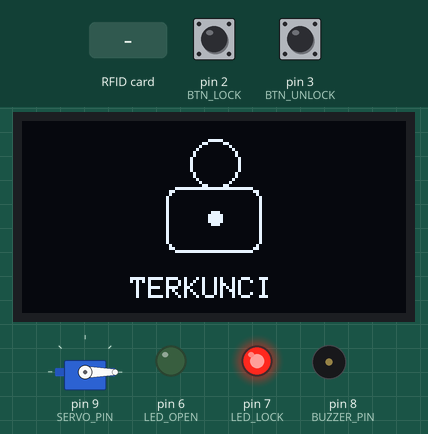
Simulated run of this program. Board: Arduino Mega 2560, built with avr-gcc and run on an emulated ATmega2560. Parts: servo, 128×64 one-colour display, output pins drawn as LEDs (lit = HIGH), buzzer (waves = sounding). Inputs (shaded band) come from the test bench; at power-on: pin 2 (BTN_LOCK) HIGH, pin 3 (BTN_UNLOCK) HIGH. Pins used as bus, display or sensor lines are not drawn; what the program prints to the serial monitor is not drawn.

Above: at 1.4 s.
1.5 s: RFID card 01 02 03 04 held to the reader
At 3.2 s:
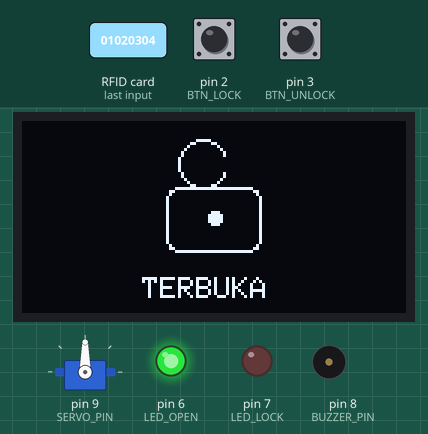
3.5 s: pin 2 (BTN_LOCK) pulled LOW for 0.15 s
At 4.4 s:
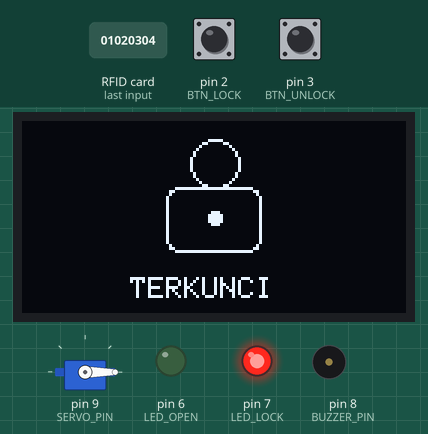
5.1 s: RFID card 5E 7A 19 C4 held to the reader
At 6.7 s:
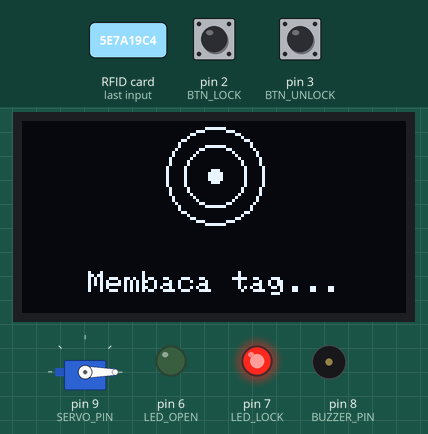
8.1 s: pin 3 (BTN_UNLOCK) pulled LOW for 0.15 s
At 8.37 s:
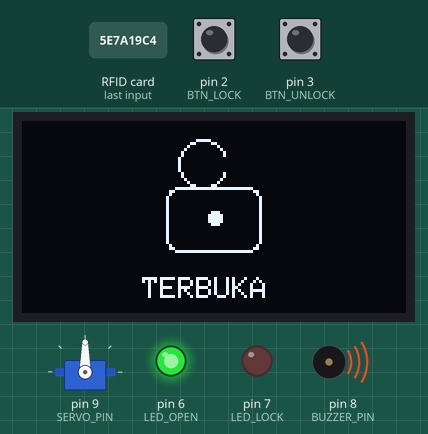
9.9 s: RFID card 01 02 03 04 held to the reader
At 10.4 s:
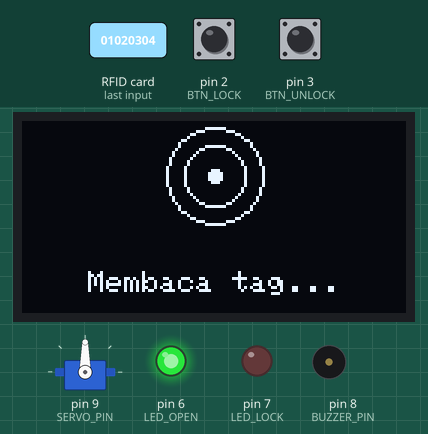
11.4 s: pin 2 (BTN_LOCK) pulled LOW for 1 s
At 13.0 s:
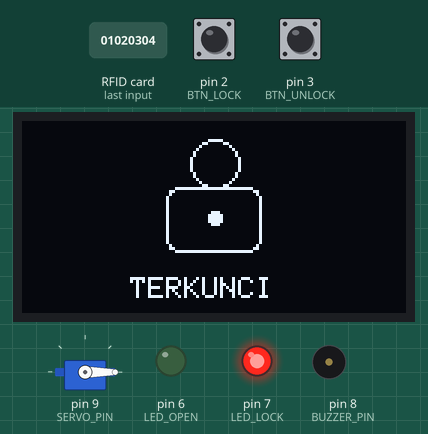
Timing chart, 0 to 14.5 s (numbered marks = the images above; inputs shaded):
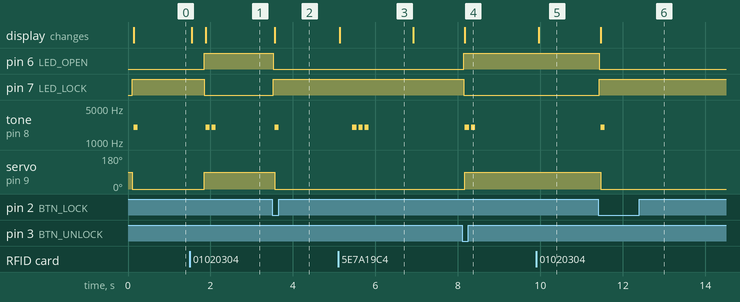

Measured:
- after the input at 1.5 s, pin 6 (LED_OPEN): LOW → HIGH after 0.35 s; pin 7 (LED_LOCK): HIGH → LOW after 0.35 s
- after the input at 3.5 s, pin 6 (LED_OPEN): HIGH → LOW at once; pin 7 (LED_LOCK): LOW → HIGH at once; tone on pin 8 (BUZZER_PIN): silent → 2000 Hz after 0.05 s, → silent 0.10 s later; servo on pin 9 (SERVO_PIN): 90° → 0° after 0.05 s; the display: changes after 0.05 s (image 2)
- after the input at 5.1 s, tone on pin 8 (BUZZER_PIN): alternates 2000 Hz for 0.10 s and silent for 0.05 s, 6 changes in all, then stays silent, starting after 0.34 s; the display: changes at once (image 3)
- after the input at 8.1 s, pin 6 (LED_OPEN): LOW → HIGH at once; pin 7 (LED_LOCK): HIGH → LOW at once; tone on pin 8 (BUZZER_PIN): alternates 2000 Hz for 0.10 s and silent for 0.05 s, 4 changes in all, then stays silent, starting after 0.07 s; servo on pin 9 (SERVO_PIN): 0° → 90° after 0.07 s; the display: changes after 0.07 s (image 4)
- after the input at 9.9 s, the display: changes after 0.06 s (image 5)
- after the input at 11.4 s, pin 6 (LED_OPEN): HIGH → LOW at once; pin 7 (LED_LOCK): LOW → HIGH at once; tone on pin 8 (BUZZER_PIN): silent → 2000 Hz after 0.06 s, → silent 0.10 s later; servo on pin 9 (SERVO_PIN): 90° → 0° after 0.06 s; the display: changes after 0.06 s (image 6)
- what the display in image 3 shows lasts 1.8 s, from 5.1 s to 6.9 s

The program:

main.cpp
```cpp
#/*

SMART DOOR LOCK
Arduino Mega 2560
RC522 RFID
OLED SSD1306 128x64
Servo SG90
Buzzer
Push Button
===========

*/

#include <Arduino.h>
#include <SPI.h>
#include <MFRC522.h>
#include <Servo.h>

#include <Wire.h>
#include <Adafruit_GFX.h>
#include <Adafruit_SSD1306.h>

/* ====================================================
OLED CONFIG
==================================================== */

#define SCREEN_WIDTH 128
#define SCREEN_HEIGHT 64

Adafruit_SSD1306 display(
    SCREEN_WIDTH,
    SCREEN_HEIGHT,
    &Wire,
    -1);

/* ====================================================
PIN CONFIG
==================================================== */

#define RFID_SS 53
#define RFID_RST 49

#define SERVO_PIN 9

#define BUZZER_PIN 8

#define LED_LOCK 7
#define LED_OPEN 6

#define BTN_UNLOCK 3
#define BTN_LOCK 2

/* ====================================================
RFID
==================================================== */

MFRC522 rfid(RFID_SS, RFID_RST);

const byte MASTER_UID[4] =
    {
        0x01,
        0x02,
        0x03,
        0x04};

/* ====================================================
SERVO
==================================================== */

Servo doorServo;

bool lockState = true;

/* ====================================================
OLED ICON
==================================================== */

void OLED_ShowLocked()
{
    display.clearDisplay();

    display.drawCircle(
        64,
        14,
        8,
        SSD1306_WHITE);

    display.drawRoundRect(
        48,
        22,
        32,
        22,
        4,
        SSD1306_WHITE);

    display.fillCircle(
        64,
        32,
        2,
        SSD1306_WHITE);

    display.setTextSize(1);
    display.setTextColor(SSD1306_WHITE);

    display.setCursor(36, 52);
    display.print("TERKUNCI");

    display.display();

}

void OLED_ShowUnlocked()
{
    display.clearDisplay();

    display.drawCircle(
        60,
        14,
        8,
        SSD1306_WHITE);

    display.drawLine(
        68,
        6,
        68,
        20,
        SSD1306_BLACK);

    display.drawRoundRect(
        48,
        22,
        32,
        22,
        4,
        SSD1306_WHITE);

    display.fillCircle(
        64,
        32,
        2,
        SSD1306_WHITE);

    display.setTextSize(1);
    display.setTextColor(SSD1306_WHITE);

    display.setCursor(40, 52);
    display.print("TERBUKA");

    display.display();

}

void OLED_ShowScanning()
{
    display.clearDisplay();

    display.drawCircle(
        64,
        18,
        16,
        SSD1306_WHITE);

    display.drawCircle(
        64,
        18,
        10,
        SSD1306_WHITE);

    display.fillCircle(
        64,
        18,
        2,
        SSD1306_WHITE);

    display.setTextSize(1);
    display.setTextColor(SSD1306_WHITE);

    display.setCursor(22, 50);
    display.print("Membaca tag...");

    display.display();

}
/* ====================================================
BUZZER
==================================================== */

void beep(uint8_t times)
{
    for (uint8_t t = 0; t < times; t++)
    {
        tone(BUZZER_PIN, 2000, 100);
        delay(150);
    }
}

/* ====================================================
RFID UID CHECK
==================================================== */

bool authorizedCard(MFRC522::Uid *uid)
{
    if (uid->size != 4)
        return false;

for (uint8_t i = 0; i < 4; i++)
    {
        if (uid->uidByte[i] != MASTER_UID[i])
            return false;
    }

    return true;

}

/* ====================================================
SERIAL UID PRINT
==================================================== */

void printUID()
{
    Serial.print("UID: ");

for (byte i = 0; i < rfid.uid.size; i++)
    {
        if (rfid.uid.uidByte[i] < 0x10)
            Serial.print("0");

        Serial.print(
            rfid.uid.uidByte[i],
            HEX);

        Serial.print(" ");
    }

    Serial.println();

}

/* ====================================================
DOOR CONTROL
==================================================== */

void doorLock()
{
    lockState = true;

    digitalWrite(
        LED_LOCK,
        HIGH);

    digitalWrite(
        LED_OPEN,
        LOW);

    doorServo.write(0);

    OLED_ShowLocked();

    Serial.println(
        "PINTU TERKUNCI");

    beep(1);

}

void doorUnlock()
{
    lockState = false;

digitalWrite(
        LED_LOCK,
        LOW);

    digitalWrite(
        LED_OPEN,
        HIGH);

    doorServo.write(90);

    OLED_ShowUnlocked();

    Serial.println(
        "PINTU TERBUKA");

    beep(2);

}

/* ====================================================
RFID PROCESS
==================================================== */

void processRFID()
{
    if (!rfid.PICC_IsNewCardPresent())
        return;

    OLED_ShowScanning();

    delay(300);

    if (!rfid.PICC_ReadCardSerial())
        return;

    printUID();

    if (authorizedCard(&rfid.uid))
    {
        Serial.println(
            "AKSES DITERIMA");

        if (lockState)
        {
            doorUnlock();
        }
    }
    else
    {
        Serial.println(
            "AKSES DITOLAK");

        beep(3);

        delay(1000);

        if (lockState)
            OLED_ShowLocked();
        else
            OLED_ShowUnlocked();
    }

    rfid.PICC_HaltA();

    rfid.PCD_StopCrypto1();

    delay(1000);

}

/* ====================================================
BUTTON PROCESS
==================================================== */

void processButtons()
{
    /* Tombol Buka */

    if (!digitalRead(BTN_UNLOCK))
    {
        delay(20);

        if (!digitalRead(BTN_UNLOCK))
        {
            if (lockState)
            {
                doorUnlock();
            }

            while (!digitalRead(BTN_UNLOCK))
                ;
        }
    }

    /* Tombol Kunci */

    if (!digitalRead(BTN_LOCK))
    {
        delay(20);

        if (!digitalRead(BTN_LOCK))
        {
            if (!lockState)
            {
                doorLock();
            }

            while (!digitalRead(BTN_LOCK))
                ;
        }
    }

}
/* ====================================================
SETUP
==================================================== */

void setup()
{
    Serial.begin(9600);

    Serial.println();
    Serial.println("====================");
    Serial.println(" SMART DOOR LOCK ");
    Serial.println("====================");

    /* LED */

    pinMode(
        LED_LOCK,
        OUTPUT);

    pinMode(
        LED_OPEN,
        OUTPUT);

    /* BUZZER */

    pinMode(
        BUZZER_PIN,
        OUTPUT);

    /* BUTTON */

    pinMode(
        BTN_UNLOCK,
        INPUT_PULLUP);

    pinMode(
        BTN_LOCK,
        INPUT_PULLUP);

    /* SERVO */

    doorServo.attach(
        SERVO_PIN);

    /* OLED */

    if (!display.begin(
            SSD1306_SWITCHCAPVCC,
            0x3C))
    {
        Serial.println(
            "OLED FAIL");

        while (true)
            ;
    }

    display.clearDisplay();
    display.display();

    /* RFID */

    SPI.begin();

    rfid.PCD_Init();

    Serial.println(
        "RC522 READY");

    /* STATUS AWAL */

    doorLock();

    Serial.println(
        "SYSTEM READY");

}

/* ====================================================
LOOP
==================================================== */

void loop()
{
    processButtons();

    processRFID();

}
```
